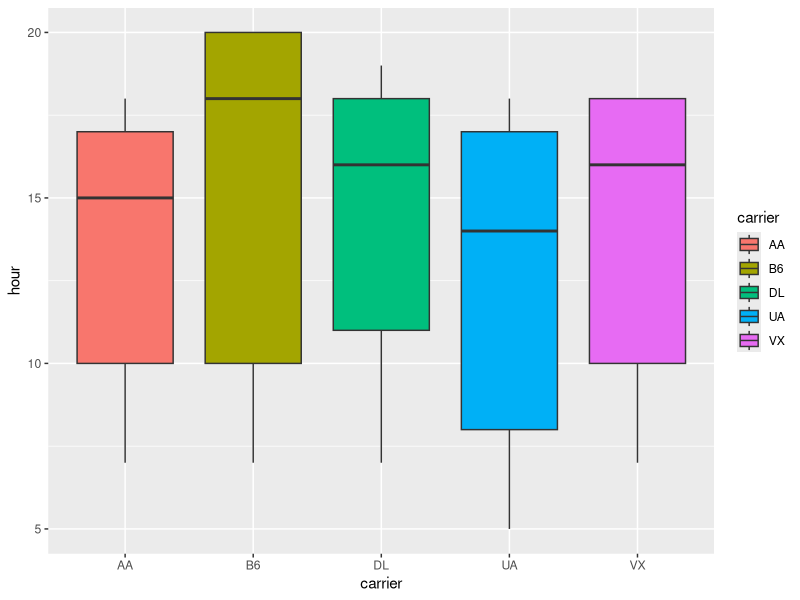
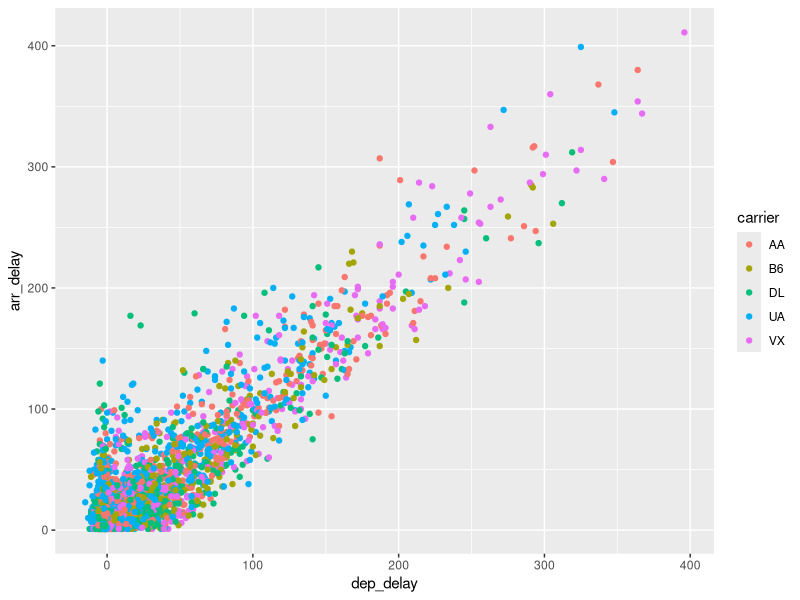
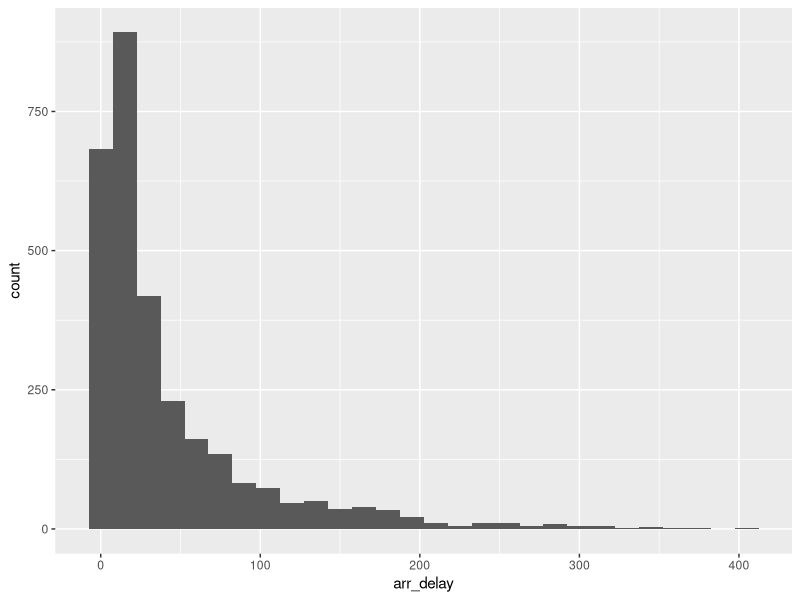
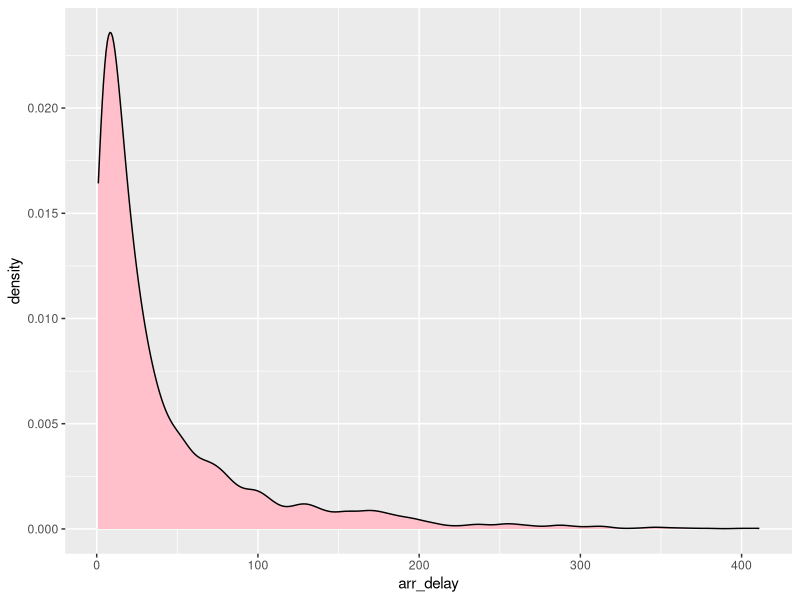
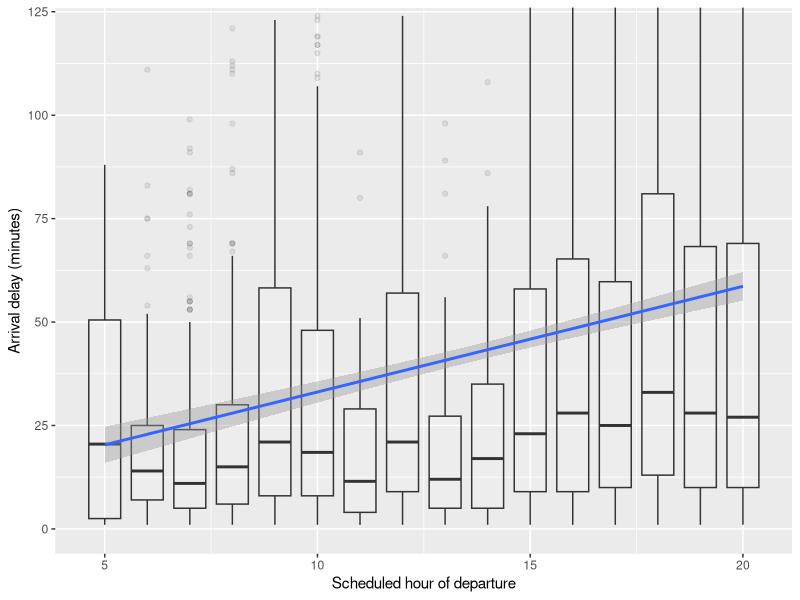
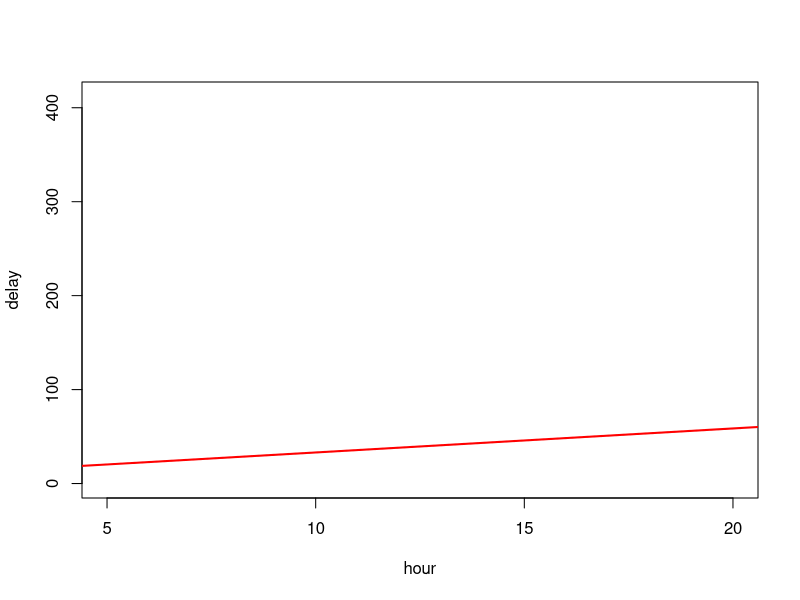
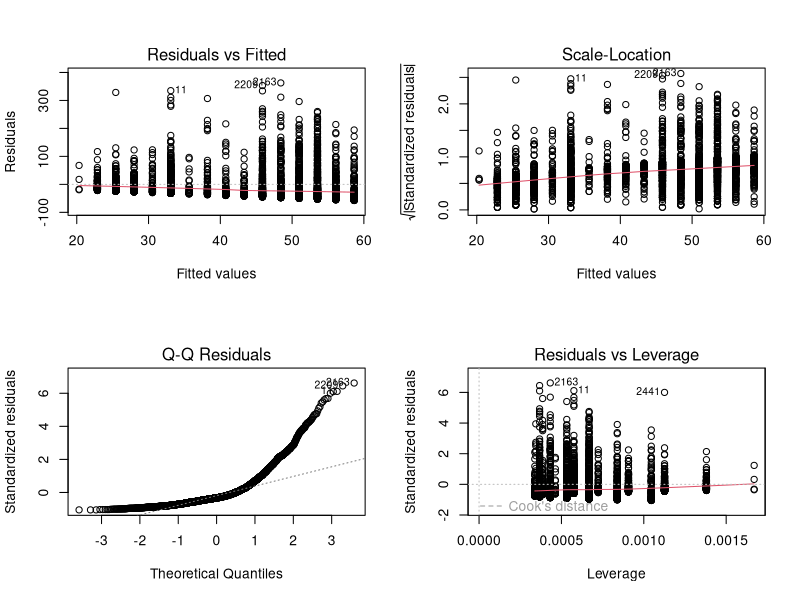

Write the R code that produced these figures, in order.
# lec7_3.r : Linear model 
# Regression with flight(NY->SF)

library(dplyr)
library(ggplot2)

# set working directory
setwd("D:/tempstore/moocr")

# subset of flight data in SFO (n=2974)
# dest="SFO", origin=="JFK", arr_delay<420, arr_delay>0
SF<-read.csv("SF_2974.csv")
head(SF)
str(SF)

summary(SF)

# Visulaization : boxplot
SF %>% 
  ggplot(aes(x=carrier, y=hour)) + geom_boxplot(aes(fill=carrier))
# boxplot(hour~carrier, data=SF, col=c("coral", "green", "orange", "yellow", "skyblue"))

# Visulaization : scatterplot
SF %>% 
  ggplot(aes(x=dep_delay,y=arr_delay,color=carrier)) + geom_point()

# Visulaization using dplyr : Histogram
SF %>% 
  ggplot(aes(arr_delay)) + geom_histogram(binwidth = 15)

# Visulaization using dplyr : Density Graph
SF %>% 
  ggplot(aes(arr_delay)) + geom_density(fill = "pink",binwidth = 15)


# Visulaization using dplyr : Box-Plot by departing time
SF %>%
  ggplot(aes(x = hour, y = arr_delay)) +
  geom_boxplot(alpha = 0.1, aes(group = hour)) + geom_smooth(method = "lm") + 
  xlab("Scheduled hour of departure") + ylab("Arrival delay (minutes)") + 
  coord_cartesian(ylim = c(0, 120))

# linear regression
m1<- lm(arr_delay ~ hour , data = SF)
summary(m1)
anova(m1)

# scatterplot with best fit lines
par(mfrow=c(1,1))
plot(SF$hour, SF$arr_delay, col=as.integer(SF$carrier), pch=19, xlab="hour",ylab="delay") 
# best fit linear line
abline(lm(SF$arr_delay~SF$hour), col="red", lwd=2, lty=1)

# residual diagnostic plot 
layout(matrix(c(1,2,3,4),2,2)) # optional 4 graphs/page 
plot(m1)


